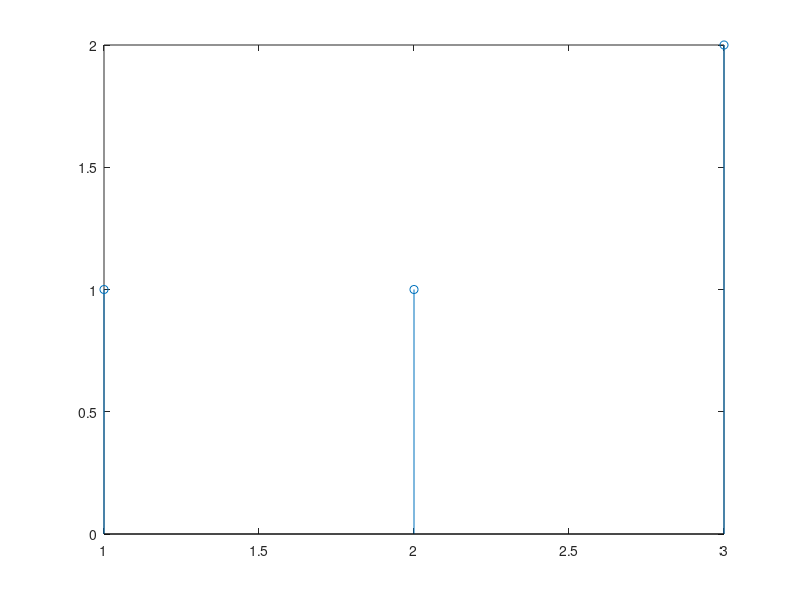

Write the MATLAB code that produced this figure. (Note: this script raises an error after producing the figure.)
% Testing for project 2

nx = (1:3)';
x = [1 1 2];

nh = (0:1)';
h = [2 1];

stem(nx, x);

[ny, y] = discreteconvolution(nx, x, nh, h);

figure;
stem(ny, y);


